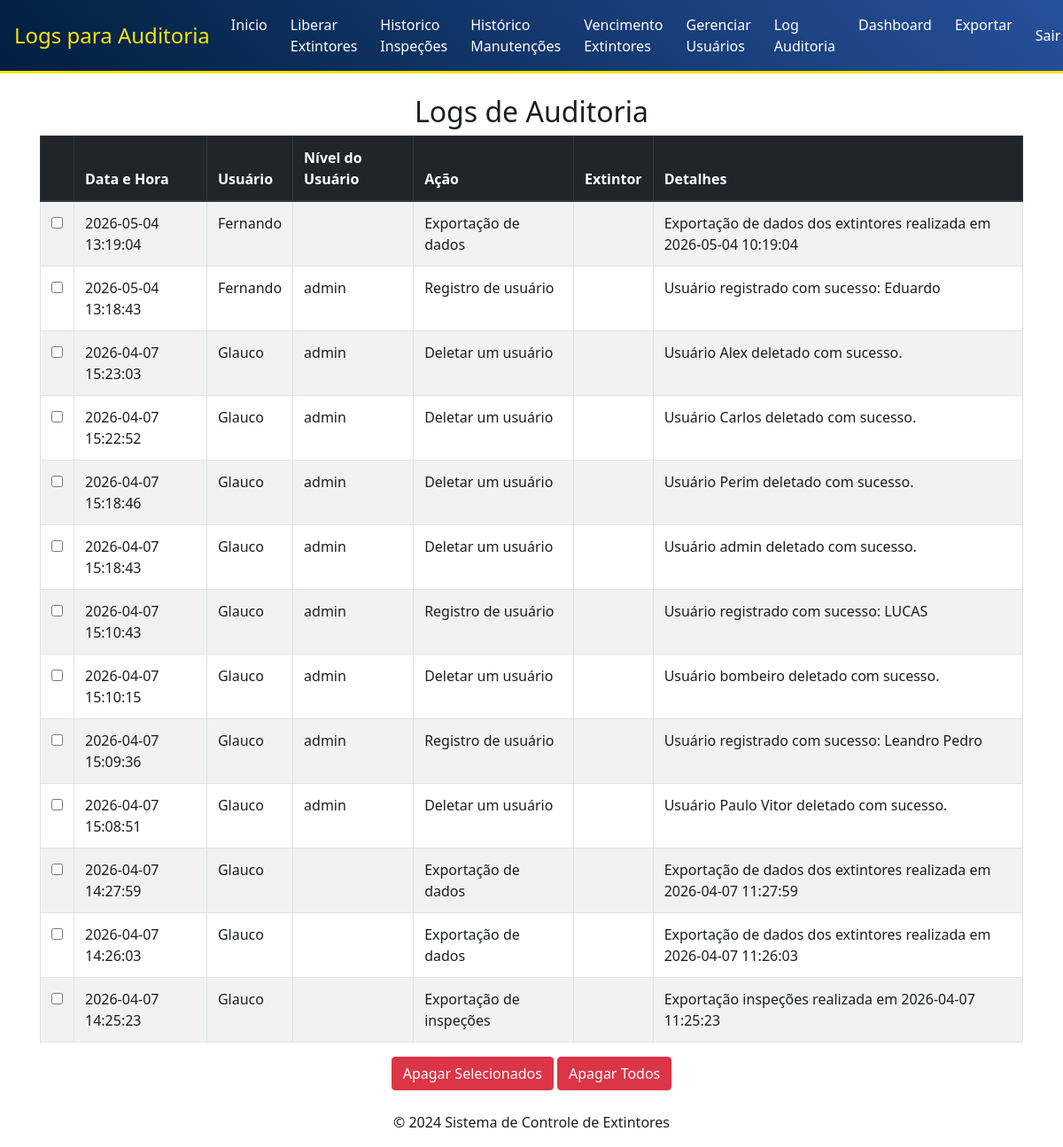
The page /auditoria_logs.php (signed in) on the database its author committed.
### tables this page shows
CREATE TABLE `auditoria_logs` (
  `id` int(11) NOT NULL,
  `user_id` int(11) DEFAULT NULL,
  `user_level` varchar(50) DEFAULT NULL,
  `action` varchar(255) DEFAULT NULL,
  `extintor_id` int(11) DEFAULT NULL,
  `data_hora` timestamp NULL DEFAULT CURRENT_TIMESTAMP,
  `detalhes` text
);

CREATE TABLE `usuarios` (
  `id` int(11) NOT NULL,
  `username` varchar(50) NOT NULL,
  `password` varchar(255) NOT NULL,
  `nivel_acesso` enum('admin','bombeiro','fornecedor') NOT NULL,
  `created_at` timestamp NULL DEFAULT CURRENT_TIMESTAMP,
  `updated_at` timestamp NULL DEFAULT CURRENT_TIMESTAMP ON UPDATE CURRENT_TIMESTAMP
);

### public/auditoria_logs.php (the view, shortened to what this page needs)
<?php
include '../config/db_conexao.php';
$sql = "
    SELECT al.*, u.username, e.codigo AS extintor_codigo
    FROM auditoria_logs al
    LEFT JOIN usuarios u ON al.user_id = u.id
    LEFT JOIN bd_extintores e ON al.extintor_id = e.id
    ORDER BY al.data_hora DESC
";
$result = $conn->query($sql);
?>
<!DOCTYPE html>
<html lang="pt-BR">
<head>
    <link href="https://maxcdn.bootstrapcdn.com/bootstrap/4.0.0/css/bootstrap.min.css" rel="stylesheet">
</head>
<body>
<nav class="navbar navbar-expand-lg navbar-dark">
        <a class="navbar-brand" href="index.php">Logs para Auditoria</a>
        <div class="collapse navbar-collapse" id="navbarNav">
            <ul class="navbar-nav mr-auto">
                <li class="nav-item">
                    <a class="nav-link" href="index.php">Inicio</a>
                </li>
                <li class="nav-item">
                    <a class="nav-link" href="liberar_manutencao.php">Liberar Extintores</a>
                </li>
                <li class="nav-item">
                    <a class="nav-link" href="historico_inspecao.php">Historico Inspeções</a>
                </li>
                <li class="nav-item">
                    <a class="nav-link" href="historico_manutencao.php">Histórico Manutenções</a>
                </li>
                <li class="nav-item">
                    <a class="nav-link" href="filtro_vencimento.php">Vencimento Extintores</a>
                </li>
                <li class="nav-item">
                    <a class="nav-link" href="registrar_usuario.php">Gerenciar Usuários</a>
                </li>
                <li class="nav-item">
                    <a class="nav-link" href="auditoria_logs.php">Log Auditoria</a>
                </li>
                <li class="nav-item">
                    <a class="nav-link" href="dashboard.php">Dashboard</a>
                </li>
                <li class="nav-item">
                    <a class="nav-link" href="exportar_dados.php">Exportar</a>
                </li>
            </ul>
            <ul class="navbar-nav ml-auto">
                <li class="nav-item">
                    <a class="nav-link" href="sair.php">Sair</a>
                </li>
            </ul>
        </div>
    </nav>
<div class="container mt-4">
    <h2 class="text-center">Logs de Auditoria</h2>
    <form method="POST" action="auditoria_logs.php">
        <table class="table table-striped table-bordered">
            <thead class="thead-dark">
                <tr>
                    <th></th>
                    <th>Data e Hora</th>
                    <th>Usuário</th>
                    <th>Nível do Usuário</th>
                    <th>Ação</th>
                    <th>Extintor</th>
                    <th>Detalhes</th>
                </tr>
            </thead>
            <tbody>
                <?php while ($row = $result->fetch_assoc()) : ?>
                    <tr>
                        <td>
                            <?php if ($row['detalhes'] != 'Todos os logs de auditoria foram apagados') : ?>
                                <input type="checkbox" name="logs[]" value="<?php echo htmlspecialchars($row['id']); ?>">
                            <?php endif; ?>
                        </td>
                        <td><?php echo htmlspecialchars($row['data_hora']); ?></td>
                        <td><?php echo htmlspecialchars($row['username']); ?></td>
                        <td><?php echo htmlspecialchars($row['user_level']); ?></td>
                        <td><?php echo htmlspecialchars($row['action']); ?></td>
                        <td><?php echo htmlspecialchars($row['extintor_codigo']); ?></td>
                        <td><?php echo htmlspecialchars($row['detalhes']); ?></td>
                    </tr>
                <?php endwhile; ?>
            </tbody>
        </table>
        <div class="text-center">
            <button type="submit" name="delete_selected" class="btn btn-danger">Apagar Selecionados</button>
            <button type="submit" name="delete_all" class="btn btn-danger">Apagar Todos</button>
        </div>
    </form>
</div>
<footer class="footer mt-4">
    <div class="container text-center">
        <p>&copy; 2024 Sistema de Controle de Extintores</p>
    </div>
</footer>
</body>
</html>

### public/auditoria_logs.php (style rules this page uses)
body { font-family: 'Segoe UI', Tahoma, Geneva, Verdana, sans-serif; background-color: #ffffff; color: #1b1e21; }
.navbar { background: linear-gradient(45deg, #001f3f, #27509b); border-bottom: 3px solid #fce500; }
.navbar-brand { font-size: 1.5rem; color: #fce500 !important; }
.nav-link { color: #ffffff !important; transition: color 0.3s ease-in-out, transform 0.3s ease-in-out; }
.nav-item { margin-right: 10px; }
.navbar-nav.ml-auto { margin-left: auto; }
.navbar-collapse { flex-grow: 1; justify-content: space-between; }

### rows shown on the page
auditoria_logs: data_hora "2026-05-04 13:19:04", user.username "Fernando", action "Exportação de dados", detalhes "Exportação de dados dos extintores realizada em 2026-05-04 10:19:04"
auditoria_logs: data_hora "2026-05-04 13:18:43", user.username "Fernando", user_level "admin", action "Registro de usuário", detalhes "Usuário registrado com sucesso: Eduardo"
auditoria_logs: data_hora "2026-04-07 15:23:03", user.username "Glauco", user_level "admin", action "Deletar um usuário", detalhes "Usuário Alex deletado com sucesso."
auditoria_logs: data_hora "2026-04-07 15:22:52", user.username "Glauco", user_level "admin", action "Deletar um usuário", detalhes "Usuário Carlos deletado com sucesso."
auditoria_logs: data_hora "2026-04-07 15:18:46", user.username "Glauco", user_level "admin", action "Deletar um usuário", detalhes "Usuário Perim deletado com sucesso."
auditoria_logs: data_hora "2026-04-07 15:18:43", user.username "Glauco", user_level "admin", action "Deletar um usuário", detalhes "Usuário admin deletado com sucesso."
auditoria_logs: data_hora "2026-04-07 15:10:43", user.username "Glauco", user_level "admin", action "Registro de usuário", detalhes "Usuário registrado com sucesso: LUCAS"
auditoria_logs: data_hora "2026-04-07 15:10:15", user.username "Glauco", user_level "admin", action "Deletar um usuário", detalhes "Usuário bombeiro deletado com sucesso."
auditoria_logs: data_hora "2026-04-07 15:09:36", user.username "Glauco", user_level "admin", action "Registro de usuário", detalhes "Usuário registrado com sucesso: Leandro Pedro"
auditoria_logs: data_hora "2026-04-07 15:08:51", user.username "Glauco", user_level "admin", action "Deletar um usuário", detalhes "Usuário Paulo Vitor deletado com sucesso."
auditoria_logs: data_hora "2026-04-07 14:27:59", user.username "Glauco", action "Exportação de dados", detalhes "Exportação de dados dos extintores realizada em 2026-04-07 11:27:59"
auditoria_logs: data_hora "2026-04-07 14:26:03", user.username "Glauco", action "Exportação de dados", detalhes "Exportação de dados dos extintores realizada em 2026-04-07 11:26:03"
auditoria_logs: data_hora "2026-04-07 14:25:23", user.username "Glauco", action "Exportação de inspeções", detalhes "Exportação inspeções realizada em 2026-04-07 11:25:23"
